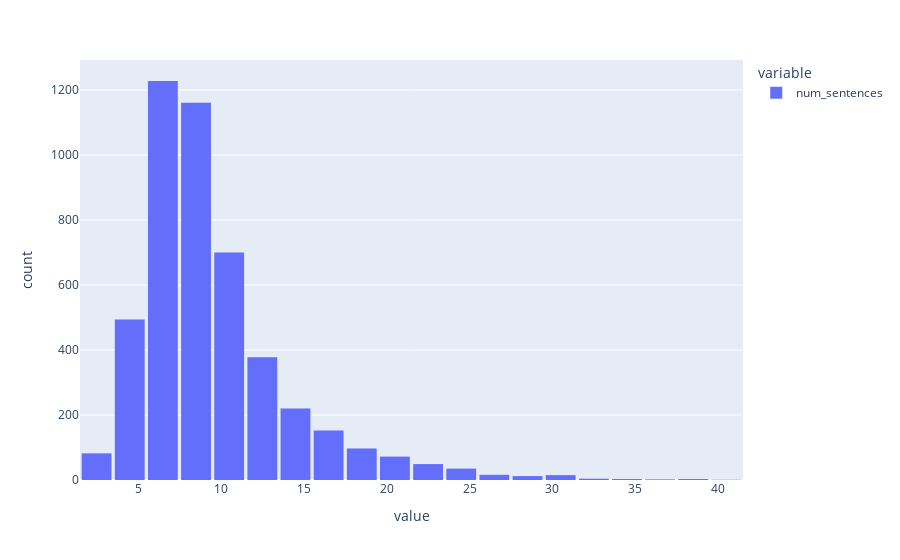

Source (notebook cell):
### Markdown cell above
I plot the distribution of sentence counts, plus a plot of BT Easiness vs. Sentence Count.  This reflects the same correlation we saw above.

### Code cell
fig = px.histogram(df["num_sentences"], nbins=30)
fig.update_layout(bargap=0.1)

fig.show()

### Figure 1 — Plotly figure (JSON) as saved in the notebook; plotly's stock layout.template omitted (floating-point values rounded to 4 significant figures; data arrays with more than 128 entries replaced by an {"elided": "..."} marker saying what was removed)
{"data": [{"alignmentgroup": "True", "bingroup": "x", "hovertemplate": "variable=num_sentences<br>value=%{x}<br>count=%{y}<extra></extra>", "legendgroup": "num_sentences", "marker": {"color": "#636efa", "pattern": {"shape": ""}}, "name": "num_sentences", "nbinsx": 30, "offsetgroup": "num_sentences", "orientation": "v", "showlegend": true, "type": "histogram", "x": {"elided": "4724 int values"}, "xaxis": "x", "yaxis": "y"}], "layout": {"bargap": 0.1, "barmode": "relative", "legend": {"title": {"text": "variable"}, "tracegroupgap": 0}, "margin": {"t": 60}, "xaxis": {"anchor": "y", "domain": [0, 1], "title": {"text": "value"}}, "yaxis": {"anchor": "x", "domain": [0, 1], "title": {"text": "count"}}}}
